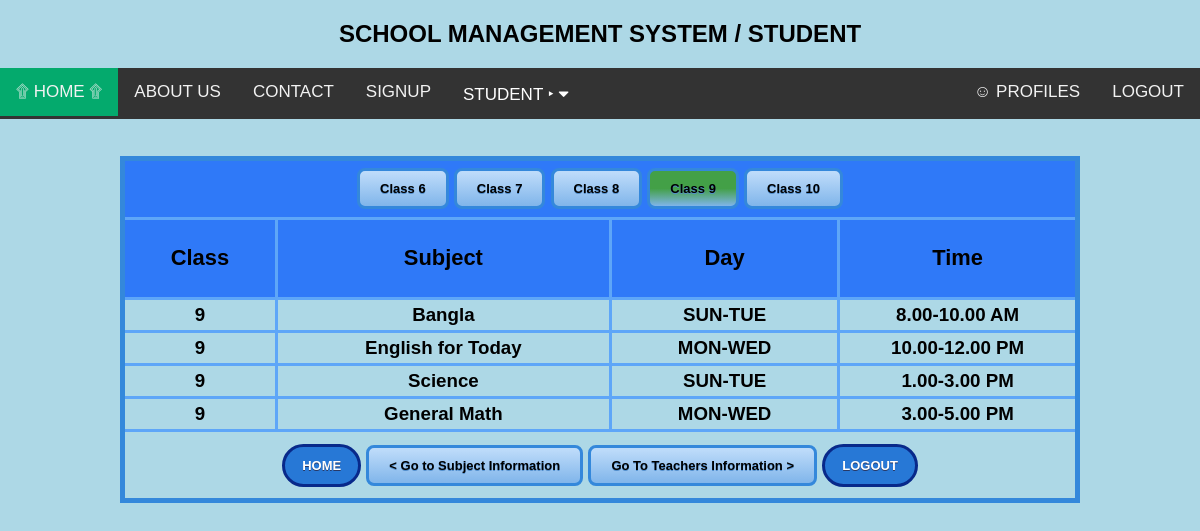
Screenshot of /views/9routine.php (signed in) with the database file from the repository.
### tables this page shows
CREATE TABLE `allsubjects` (
  `id` int(10) NOT NULL,
  `class` int(10) NOT NULL,
  `subject` varchar(50) NOT NULL,
  `day` varchar(20) NOT NULL,
  `time` varchar(50) NOT NULL
);

### model/subjectsModel.php (called while the page is built, shortened)
<?php
	function getAll9Subjects(){
		$con = getConnection();
		$sql = "select * from allsubjects where class='9'";
		$result = mysqli_query($con, $sql);
		return $result;
	}
?>

### views/9routine.php (the view, shortened to what this page needs)
<?php
	if(isset($_COOKIE['flag'])){
		include('header.php');
		require_once('../model/subjectsModel.php');
	$result = getAll9Subjects();
?>
<!DOCTYPE html>
<html>
<head>
</head>
<body>
	<br>
	<h3><table border="5" align="center" width="80%" cellspacing="4" cellpadding="4" class="customTable">
	<thead>
	<tr height="60px" align="center">
		<td colspan="4">
			<a href="6routine.php" class="lightBlueButton">Class 6</a>
			<a href="7routine.php" class="lightBlueButton">Class 7</a>
			<a href="8routine.php" class="lightBlueButton">Class 8</a>
			<a href="9routine.php" class="lightBlueButton9">Class 9</a>
			<a href="10routine.php" class="lightBlueButton">Class 10</a>
		</td>
	</tr>
	<tr align="center">
		<td><h3>Class</h3></td>
		<td width="35%"><h3>Subject</h3></td>
		<td><h3>Day</h3></td>
		<td width="25%"><h3>Time</h3></td>
	</tr>
	</thead>
	<?php while($data =mysqli_fetch_assoc($result)){ ?>
				<tbody>
				<tr align="center">
					<td><?=$data['class']?></td>
					<td><?=$data['subject']?></td>
					<td><?=$data['day']?></td>
					<td><?=$data['time']?></td>
				</tr>
				</tbody>
		<?php } ?>
	<tr height="70px" align="center">
		<td colspan="5">
			<a href="home.php" class="darkBlueButton">HOME</a>
			<a href="subject-info.php" class="lightBlueButton">< Go to Subject Information </a>
			<a href="teachers-info.php" class="lightBlueButton"> Go To Teachers Information ></a>
			<a href="../controller/logout.php" class="darkBlueButtonRed">LOGOUT</a>
		</td>
	</tr>
	</table></h3>
</body>
</html>
<?php
 }else{
 	header('location: login.html');
 }
?>

### views/header.php (style rules this page uses)
body { margin:0;font-family:Arial }
body { background-color: lightblue; }

### views/9routine.php (style rules this page uses)
.lightBlueButton { box-shadow:inset 0px 0px 0px 0px #dcecfb; background:linear-gradient(to bottom, #bddbfa 5%, #80b5ea 100%); background-color:#bddbfa; border-radius:8px; border:3px solid #3488db; display:inline-block; cursor:pointer; color:#ffffff; font-family:Arial; color: black; font-size:13px; font-weight:bold; padding:10px 20px; text-decoration:none; text-shadow:0px 1px 0px #528ecc; }
.darkBlueButton { background-color:#2778d6; border-radius:30px; border:3px solid #08298a; display:inline-block; cursor:pointer; color:#ffffff; font-family:Arial; font-size:13px; padding:11px 17px; text-decoration:none; text-shadow:0px 1px 0px #283966; }
.lightBlueButton9 { box-shadow:inset 0px 0px 0px 0px #dcecfb; background:linear-gradient(to bottom, #43A047 50%, #80b5ea 100%); background-color:#43A047; border-radius:8px; border:3px solid #3488db; display:inline-block; cursor:pointer; color:#ffffff; font-family:Arial; color: black; font-size:13px; font-weight:bold; padding:10px 20px; text-decoration:none; text-shadow:0px 1px 0px #528ecc; }
.darkBlueButtonRed { background-color:#2778d6; border-radius:30px; border:3px solid #08298a; display:inline-block; cursor:pointer; color:#ffffff; font-family:Arial; font-size:13px; padding:11px 17px; text-decoration:none; text-shadow:0px 1px 0px #283966; }
table.customTable { border-collapse: collapse; border-width: 5px; border-color: #3488db; border-style: solid; color: #000000; }
table.customTable td, table.customTable th { border-width: 3px; border-color: #5EA6F8; border-style: solid; text-align: center; }
table.customTable thead { background-color: #2F79F8; }

### rows the page displays
allsubjects: class "9", subject "Bangla", day "SUN-TUE", time "8.00-10.00 AM"
allsubjects: class "9", subject "English for Today", day "MON-WED", time "10.00-12.00 PM"
allsubjects: class "9", subject "Science", day "SUN-TUE", time "1.00-3.00 PM"
allsubjects: class "9", subject "General Math", day "MON-WED", time "3.00-5.00 PM"
